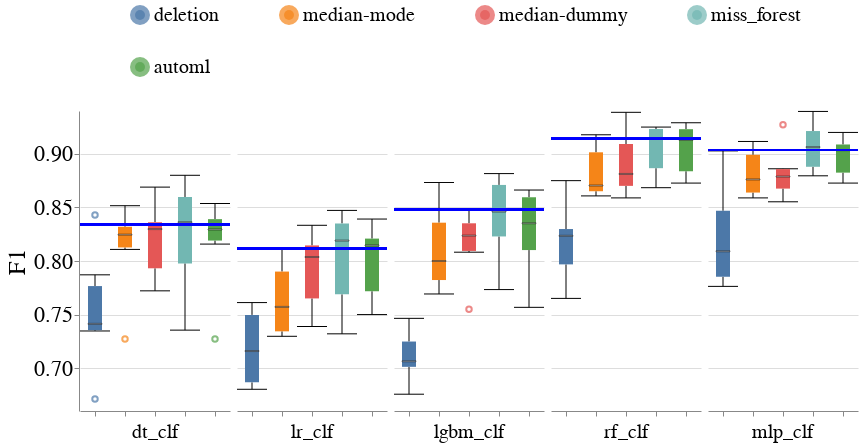

Notebook code cell kept with this figure:
### Code cell
create_box_plots_for_diff_imputers_and_models(dataset_name=DATASET_NAME,
                                              metric_name='f1',
                                              db_client=db_client)

### Figure 1 — Vega-Lite specification as saved in the notebook (floating-point values rounded to 4 significant figures; data arrays with more than 128 entries replaced by an {"elided": "..."} marker saying what was removed)
{"config": {"view": {"continuousWidth": 400, "continuousHeight": 300, "stroke": null}, "axis": {"labelFontSize": 22, "labelFontWeight": "normal", "titleFontSize": 24, "titleFontWeight": "normal"}, "facet": {"spacing": 5}, "header": {"labelFontSize": 20, "labelOrient": "bottom", "labelPadding": 5, "titleFontSize": 24}, "legend": {"columns": 4, "direction": "horizontal", "labelFontSize": 20, "labelLimit": 400, "orient": "top", "symbolOffset": 50, "symbolStrokeWidth": 10, "titleAnchor": "middle", "titleFontSize": 22, "titleLimit": 300}, "title": {"fontSize": 24}}, "data": {"name": "data-379744298590d3b11804e1598f19f74d"}, "facet": {"column": {"field": "Model_Name", "sort": ["dt_clf", "lr_clf", "lgbm_clf", "rf_clf", "mlp_clf"], "title": null, "type": "nominal"}}, "spec": {"layer": [{"mark": {"type": "boxplot", "median": {"stroke": "black", "strokeWidth": 0.7}, "ticks": true}, "encoding": {"color": {"field": "Null_Imputer_Name", "sort": ["deletion", "median-mode", "median-dummy", "miss_forest", "k_means_clustering", "datawig", "automl", "boost_clean"], "title": null, "type": "nominal"}, "x": {"axis": {"labels": false}, "field": "Null_Imputer_Name", "sort": ["deletion", "median-mode", "median-dummy", "miss_forest", "k_means_clustering", "datawig", "automl", "boost_clean"], "title": null, "type": "nominal"}, "y": {"field": "Metric_Value", "scale": {"zero": false}, "title": "F1", "type": "quantitative"}}}, {"mark": "rule", "encoding": {"color": {"value": "blue"}, "size": {"value": 2}, "y": {"field": "Baseline_Median", "type": "quantitative"}}}], "width": 150}, "$schema": "https://vega.github.io/schema/vega-lite/v4.17.0.json", "datasets": {"data-379744298590d3b11804e1598f19f74d": {"elided": "150 records"}}}
